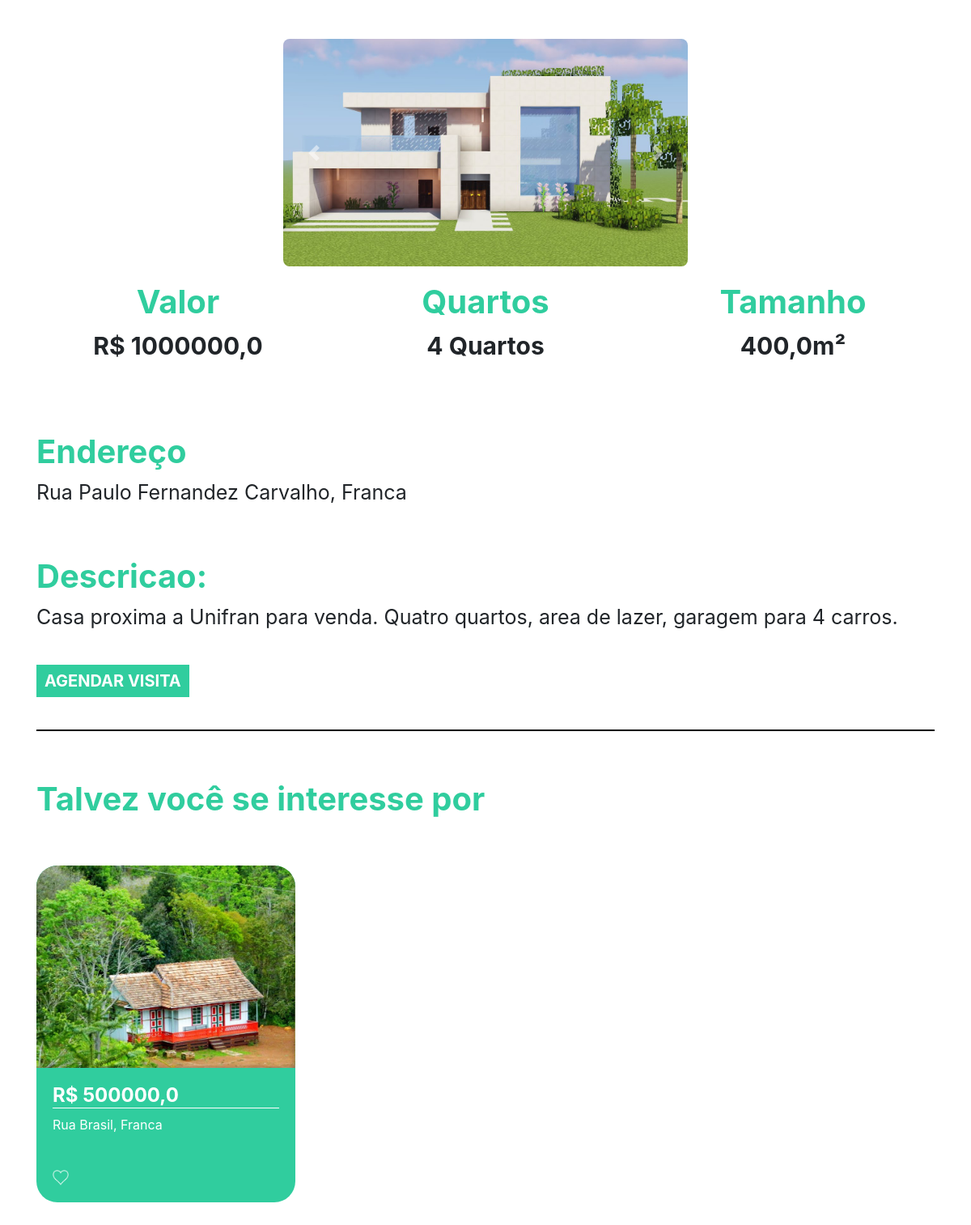
/immobile/1, run on the app's committed database.
### innerpages/models.py (models this page shows, shortened)
class Image(models.Model):
    img = models.ImageField(upload_to='img')
    def __str__(self) -> str:
        return self.img.url

class Immobile(models.Model):
    choices = (('S', 'Sale'),
               ('R', 'Rent'))
    choices_immobile = (('A', 'Apartment'),
                        ('H', 'Home'))
    images = models.ManyToManyField(Image)
    value = models.FloatField()
    rooms = models.IntegerField()
    size = models.FloatField()
    city = models.ForeignKey(City, on_delete=models.DO_NOTHING)
    street = models.CharField(max_length=50)
    type = models.CharField(max_length=1, choices=choices)
    type_immobile = models.CharField(max_length=1, choices=choices_immobile)
    number = models.IntegerField()
    description = models.TextField()
    visiting_days = models.ManyToManyField(VisitingDays)
    times = models.ManyToManyField(Time)

class City(models.Model):
    name = models.CharField(max_length=30)
    def __str__(self) -> str:
        return self.name

### innerpages/views.py (the view)
# urls.py: path('immobile/<str:id>', views.immobile, name="immobile"),
def immobile(request, id):
    immobiles = get_object_or_404(Immobile, id=id)
    hint = Immobile.objects.filter(city=immobiles.city).exclude(id=id)[:2]
    return render(request, 'immobile.html', {'immobile': immobiles, 'hints': hint, 'id': id})

### innerpages/models.py (called while the page is built)
    def __str__(self) -> str:
        return self.day

    def __str__(self) -> str:
        return str(self.time)

### templates/immobile.html (shortened to what this page needs)
{% extends 'base.html' %}
{% load static %}
{% block head %}
    <link rel="stylesheet" href="{% static 'innerpages/css/home.css' %}">
{% endblock %}
{% block body %}
    <div style="text-align: center" class="container">
        <br>
        <br>
        <div class="base-img">
            <div id="carouselExampleControls" class="carousel slide" data-ride="carousel">
                <div class="carousel-inner">
                    {% for img in immobile.images.all %}
                        <div class="carousel-item {% if forloop.first %} active {% endif %}">
                            <img class="d-block w-100" src="{{ img }}" alt="First slide">
                        </div>
                    {% endfor %}
                </div>
                <a class="carousel-control-prev" href="#carouselExampleControls" role="button" data-slide="prev">
                    <span class="carousel-control-prev-icon" aria-hidden="true"></span>
                </a>
                <a class="carousel-control-next" href="#carouselExampleControls" role="button" data-slide="next">
                    <span class="carousel-control-next-icon" aria-hidden="true"></span>
                </a>
            </div>
        </div>
        <div class="row">
            <div class="col-md">
                <h3 class="titulo_especificacao">Valor</h3>
                <p class="especificacao">R$ {{ immobile.value }}</p>
            </div>
            <div class="col-md">
                <h3 class="titulo_especificacao">Quartos</h3>
                <p class="especificacao">{{ immobile.rooms }} Quartos</p>
            </div>
            <div class="col-md">
                <h3 class="titulo_especificacao">Tamanho</h3>
                <p class="especificacao">{{ immobile.size }}m²</p>
            </div>
        </div>
        <br>
        <br>
        <div style="text-align: left">
            <h3 class="titulo_especificacao">Endereço</h3>
            <p class="especificacao_endereco">{{ immobile.street }}, {{ immobile.city }}</p>
        </div>
        <br>
        <div style="text-align: left">
            <h3 class="titulo_especificacao">Descricao:</h3>
            <p class="especificacao_endereco">{{ immobile.description }}</p>
            <br>
            <button class="btn_agendar_visita" data-toggle="modal" data-target="#exampleModal">AGENDAR VISITA</button>
            <br>
            <br>
        </div>
        <hr style="border: 1px solid black">
        <br>
        <div class="div_possivel_interesse">
            <h3 class="titulo_especificacao">Talvez você se interesse por</h3>
            <div class="row">
                {% for hint in hints %}
                    <div class="col-md cont">
                        <div class="card_imovel">
                            <img class="img_capa_imovel" src="{{ hint.images.all.0.img.url }}" alt="imovel">
                            <div class="informacoes_imoveis">
                                <a class="a_none" href="{% url 'immobile' hint.id %}"><h4 class="valor">
                                    R$ {{ hint.value }}</h4></a>
                                <p>{{ hint.street }}, {{ hint.city }}</p>
                                <br>
                                <img width="7%" src="{% static 'innerpages/img/heart.png' %}" alt="heart">
                            </div>
                        </div>
                    </div>
                {% endfor %}
            </div>
        </div>
    </div>
{% endblock %}

### templates/static/innerpages/css/home.css (style rules this page uses)
body { padding-bottom: 50px; }
.card_imovel { background-color: #30CD9E; width: 20rem; margin-top: 50px; border-radius: 26px; }
.img_capa_imovel { width: 100%; border-top-left-radius: 26px; border-top-right-radius: 26px; height: 250px; }
.informacoes_imoveis { padding: 20px; color: white; }
.valor { font-weight: bold; border-bottom: 1px solid white; }
.a_none { color: white; }
.titulo_especificacao { color: #30CD9E; font-weight: bold; margin-top: 20px; font-size: 40px; }
.especificacao { font-size: 30px; font-weight: bold; }
.especificacao_endereco { font-size: 25px; }
.btn_agendar_visita { border: none; background-color: #30CD9E; color: white; font-weight: bold; font-size: 20px; padding: 5px 10px 5px 10px; }
.div_possivel_interesse { text-align: left; }
.base-img { display: flex; justify-content: center; }
.base-img img { max-width: 500px; height: auto; border-radius: 8px; }

### data on the page
Image: img (placeholder picture)
Immobile: value "1000000,0", rooms "4", size "400,0", street "Rua Paulo Fernandez Carvalho", city "Franca", description "Casa proxima a Unifran para venda. Quatro quartos, area de lazer, garagem para 4 carros."
Immobile: images.all.0.img (picture), value "500000,0", street "Rua Brasil", city "Franca"
